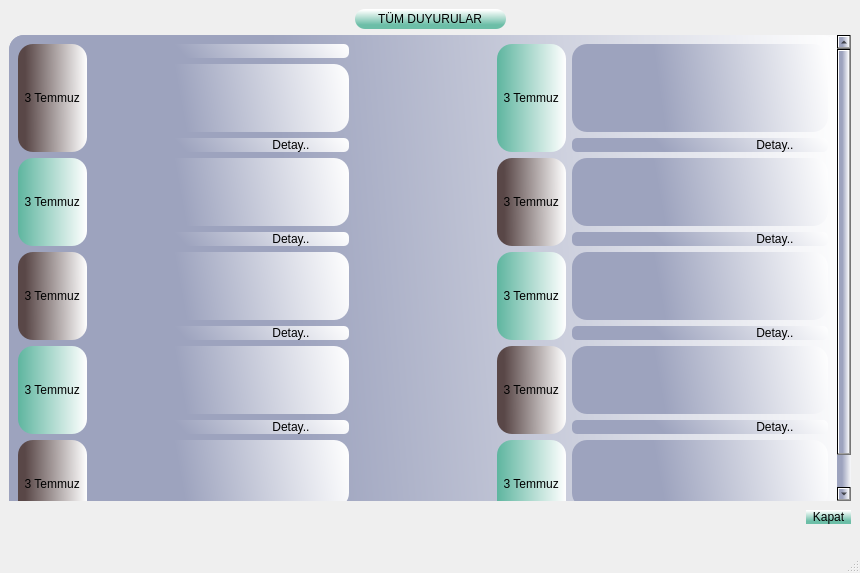
<?xml version="1.0" encoding="UTF-8"?>
<ui version="4.0">
 <class>MainWindow</class>
 <widget class="QMainWindow" name="MainWindow">
  <property name="geometry">
   <rect>
    <x>0</x>
    <y>0</y>
    <width>860</width>
    <height>573</height>
   </rect>
  </property>
  <property name="windowTitle">
   <string>MainWindow</string>
  </property>
  <widget class="QWidget" name="centralwidget">
   <property name="styleSheet">
    <string notr="true">#centralwidget{
border-image: url(:/deneme2/deneme2.jpg);}</string>
   </property>
   <layout class="QVBoxLayout" name="verticalLayout_13">
    <item>
     <layout class="QVBoxLayout" name="verticalLayout_2">
      <property name="bottomMargin">
       <number>15</number>
      </property>
      <item>
       <layout class="QHBoxLayout" name="horizontalLayout_7">
        <item>
         <spacer name="horizontalSpacer_8">
          <property name="orientation">
           <enum>Qt::Horizontal</enum>
          </property>
          <property name="sizeHint" stdset="0">
           <size>
            <width>40</width>
            <height>20</height>
           </size>
          </property>
         </spacer>
        </item>
        <item>
         <widget class="QLabel" name="Tum_Duyurular">
          <property name="styleSheet">
           <string notr="true">font: 75 18pt &quot;MS Shell Dlg 2&quot;;
background-color: qlineargradient(spread:pad, x1:0.507463, y1:0.79, x2:0.507, y2:0.0511364, stop:0 rgba(108, 190, 167, 255), stop:1 rgba(255, 255, 255, 255));
border-radius:10px;</string>
          </property>
          <property name="text">
           <string>       TÜM DUYURULAR       </string>
          </property>
         </widget>
        </item>
        <item>
         <spacer name="horizontalSpacer_7">
          <property name="orientation">
           <enum>Qt::Horizontal</enum>
          </property>
          <property name="sizeHint" stdset="0">
           <size>
            <width>40</width>
            <height>20</height>
           </size>
          </property>
         </spacer>
        </item>
       </layout>
      </item>
      <item>
       <widget class="QScrollArea" name="scrollArea">
        <property name="styleSheet">
         <string notr="true">background-color: qlineargradient(spread:pad, x1:0.304, y1:0.0340909, x2:1, y2:0, stop:0.0199005 rgba(157, 163, 190, 255), stop:1 rgba(255, 255, 255, 255));
border-radius:15px;</string>
        </property>
        <property name="widgetResizable">
         <bool>true</bool>
        </property>
        <widget class="QWidget" name="scrollAreaWidgetContents">
         <property name="geometry">
          <rect>
           <x>0</x>
           <y>0</y>
           <width>815</width>
           <height>663</height>
          </rect>
         </property>
         <layout class="QVBoxLayout" name="verticalLayout">
          <item>
           <layout class="QHBoxLayout" name="horizontalLayout_3">
            <item>
             <widget class="QLabel" name="Tarih1">
              <property name="styleSheet">
               <string notr="true">background-color: qlineargradient(spread:pad, x1:0.1, y1:0.00568182, x2:1, y2:0, stop:0 rgba(89, 71, 71, 255), stop:1 rgba(255, 255, 255, 255));
font: 75 8pt &quot;MS Shell Dlg 2&quot;;
border-radius:15px;</string>
              </property>
              <property name="text">
               <string>  3 Temmuz  </string>
              </property>
             </widget>
            </item>
            <item>
             <layout class="QVBoxLayout" name="verticalLayout_3" stretch="0,0,0">
              <item>
               <widget class="QLabel" name="Duyuru_Baslik_1">
                <property name="styleSheet">
                 <string notr="true">font: 75 10pt &quot;MS Shell Dlg 2&quot;;

border-radius:5px;</string>
                </property>
                <property name="text">
                 <string/>
                </property>
               </widget>
              </item>
              <item>
               <widget class="QPlainTextEdit" name="Duyuru_1"/>
              </item>
              <item>
               <widget class="QPushButton" name="Detay1">
                <property name="styleSheet">
                 <string notr="true">font: 75 10pt &quot;MS Shell Dlg 2&quot;;

border-radius:5px;

</string>
                </property>
                <property name="text">
                 <string>                                          Detay..</string>
                </property>
               </widget>
              </item>
             </layout>
            </item>
            <item>
             <spacer name="horizontalSpacer_3">
              <property name="orientation">
               <enum>Qt::Horizontal</enum>
              </property>
              <property name="sizeHint" stdset="0">
               <size>
                <width>40</width>
                <height>20</height>
               </size>
              </property>
             </spacer>
            </item>
            <item>
             <widget class="QLabel" name="Tarih2">
              <property name="styleSheet">
               <string notr="true">background-color: qlineargradient(spread:pad, x1:0, y1:0, x2:1, y2:0, stop:0 rgba(94, 181, 159, 255), stop:1 rgba(255, 255, 255, 255));
font: 75 8pt &quot;MS Shell Dlg 2&quot;;
border-radius:15px;</string>
              </property>
              <property name="text">
               <string>  3 Temmuz  </string>
              </property>
             </widget>
            </item>
            <item>
             <layout class="QVBoxLayout" name="verticalLayout_4">
              <item>
               <widget class="QTextEdit" name="Duyuru_2"/>
              </item>
              <item>
               <widget class="QPushButton" name="Detay2">
                <property name="styleSheet">
                 <string notr="true">font: 75 10pt &quot;MS Shell Dlg 2&quot;;

border-radius:5px;</string>
                </property>
                <property name="text">
                 <string>                                             Detay..</string>
                </property>
               </widget>
              </item>
             </layout>
            </item>
           </layout>
          </item>
          <item>
           <layout class="QHBoxLayout" name="horizontalLayout">
            <item>
             <widget class="QLabel" name="Tarih3">
              <property name="styleSheet">
               <string notr="true">background-color: qlineargradient(spread:pad, x1:0, y1:0, x2:1, y2:0, stop:0 rgba(94, 181, 159, 255), stop:1 rgba(255, 255, 255, 255));
font: 75 8pt &quot;MS Shell Dlg 2&quot;;
border-radius:15px;</string>
              </property>
              <property name="text">
               <string>  3 Temmuz  </string>
              </property>
             </widget>
            </item>
            <item>
             <layout class="QVBoxLayout" name="verticalLayout_11">
              <item>
               <widget class="QTextEdit" name="Duyuru_3"/>
              </item>
              <item>
               <widget class="QPushButton" name="Detay3">
                <property name="styleSheet">
                 <string notr="true">font: 75 10pt &quot;MS Shell Dlg 2&quot;;

border-radius:5px;</string>
                </property>
                <property name="text">
                 <string>                                          Detay..</string>
                </property>
               </widget>
              </item>
             </layout>
            </item>
            <item>
             <spacer name="horizontalSpacer">
              <property name="orientation">
               <enum>Qt::Horizontal</enum>
              </property>
              <property name="sizeHint" stdset="0">
               <size>
                <width>40</width>
                <height>20</height>
               </size>
              </property>
             </spacer>
            </item>
            <item>
             <widget class="QLabel" name="Tarih4">
              <property name="styleSheet">
               <string notr="true">background-color: qlineargradient(spread:pad, x1:0.1, y1:0.00568182, x2:1, y2:0, stop:0 rgba(89, 71, 71, 255), stop:1 rgba(255, 255, 255, 255));
font: 75 8pt &quot;MS Shell Dlg 2&quot;;
border-radius:15px;</string>
              </property>
              <property name="text">
               <string>  3 Temmuz  </string>
              </property>
             </widget>
            </item>
            <item>
             <layout class="QVBoxLayout" name="verticalLayout_5">
              <item>
               <widget class="QTextEdit" name="Duyuru_4"/>
              </item>
              <item>
               <widget class="QPushButton" name="Detay4">
                <property name="styleSheet">
                 <string notr="true">font: 75 10pt &quot;MS Shell Dlg 2&quot;;

border-radius:5px;

</string>
                </property>
                <property name="text">
                 <string>                                             Detay..</string>
                </property>
               </widget>
              </item>
             </layout>
            </item>
           </layout>
          </item>
          <item>
           <layout class="QHBoxLayout" name="horizontalLayout_2">
            <item>
             <widget class="QLabel" name="Tarih5">
              <property name="styleSheet">
               <string notr="true">background-color: qlineargradient(spread:pad, x1:0.1, y1:0.00568182, x2:1, y2:0, stop:0 rgba(89, 71, 71, 255), stop:1 rgba(255, 255, 255, 255));
font: 75 8pt &quot;MS Shell Dlg 2&quot;;
border-radius:15px;</string>
              </property>
              <property name="text">
               <string>  3 Temmuz  </string>
              </property>
             </widget>
            </item>
            <item>
             <layout class="QVBoxLayout" name="verticalLayout_7">
              <item>
               <widget class="QTextEdit" name="Duyuru_5"/>
              </item>
              <item>
               <widget class="QPushButton" name="Detay5">
                <property name="styleSheet">
                 <string notr="true">font: 75 10pt &quot;MS Shell Dlg 2&quot;;

border-radius:5px;

</string>
                </property>
                <property name="text">
                 <string>                                          Detay..</string>
                </property>
               </widget>
              </item>
             </layout>
            </item>
            <item>
             <spacer name="horizontalSpacer_2">
              <property name="orientation">
               <enum>Qt::Horizontal</enum>
              </property>
              <property name="sizeHint" stdset="0">
               <size>
                <width>40</width>
                <height>20</height>
               </size>
              </property>
             </spacer>
            </item>
            <item>
             <widget class="QLabel" name="Tarih6">
              <property name="styleSheet">
               <string notr="true">background-color: qlineargradient(spread:pad, x1:0, y1:0, x2:1, y2:0, stop:0 rgba(94, 181, 159, 255), stop:1 rgba(255, 255, 255, 255));
font: 75 8pt &quot;MS Shell Dlg 2&quot;;
border-radius:15px;</string>
              </property>
              <property name="text">
               <string>  3 Temmuz  </string>
              </property>
             </widget>
            </item>
            <item>
             <layout class="QVBoxLayout" name="verticalLayout_8">
              <item>
               <widget class="QTextEdit" name="Duyuru_6"/>
              </item>
              <item>
               <widget class="QPushButton" name="Detay6">
                <property name="styleSheet">
                 <string notr="true">font: 75 10pt &quot;MS Shell Dlg 2&quot;;

border-radius:5px;</string>
                </property>
                <property name="text">
                 <string>                                             Detay..</string>
                </property>
               </widget>
              </item>
             </layout>
            </item>
           </layout>
          </item>
          <item>
           <layout class="QHBoxLayout" name="horizontalLayout_5">
            <item>
             <widget class="QLabel" name="Tarih7">
              <property name="styleSheet">
               <string notr="true">background-color: qlineargradient(spread:pad, x1:0, y1:0, x2:1, y2:0, stop:0 rgba(94, 181, 159, 255), stop:1 rgba(255, 255, 255, 255));
font: 75 8pt &quot;MS Shell Dlg 2&quot;;
border-radius:15px;</string>
              </property>
              <property name="text">
               <string>  3 Temmuz  </string>
              </property>
             </widget>
            </item>
            <item>
             <layout class="QVBoxLayout" name="verticalLayout_9">
              <item>
               <widget class="QTextEdit" name="Duyuru_7"/>
              </item>
              <item>
               <widget class="QPushButton" name="Detay7">
                <property name="styleSheet">
                 <string notr="true">font: 75 10pt &quot;MS Shell Dlg 2&quot;;

border-radius:5px;</string>
                </property>
                <property name="text">
                 <string>                                          Detay..</string>
                </property>
               </widget>
              </item>
             </layout>
            </item>
            <item>
             <spacer name="horizontalSpacer_5">
              <property name="orientation">
               <enum>Qt::Horizontal</enum>
              </property>
              <property name="sizeHint" stdset="0">
               <size>
                <width>40</width>
                <height>20</height>
               </size>
              </property>
             </spacer>
            </item>
            <item>
             <widget class="QLabel" name="Tarih8">
              <property name="styleSheet">
               <string notr="true">background-color: qlineargradient(spread:pad, x1:0.1, y1:0.00568182, x2:1, y2:0, stop:0 rgba(89, 71, 71, 255), stop:1 rgba(255, 255, 255, 255));
font: 75 8pt &quot;MS Shell Dlg 2&quot;;
border-radius:15px;</string>
              </property>
              <property name="text">
               <string>  3 Temmuz  </string>
              </property>
             </widget>
            </item>
            <item>
             <layout class="QVBoxLayout" name="verticalLayout_6">
              <item>
               <widget class="QTextEdit" name="Duyuru_8"/>
              </item>
              <item>
               <widget class="QPushButton" name="Detay8">
                <property name="styleSheet">
                 <string notr="true">font: 75 10pt &quot;MS Shell Dlg 2&quot;;

border-radius:5px;

</string>
                </property>
                <property name="text">
                 <string>                                             Detay..</string>
                </property>
               </widget>
              </item>
             </layout>
            </item>
           </layout>
          </item>
          <item>
           <layout class="QHBoxLayout" name="horizontalLayout_6">
            <item>
             <widget class="QLabel" name="Tarih9">
              <property name="styleSheet">
               <string notr="true">background-color: qlineargradient(spread:pad, x1:0.1, y1:0.00568182, x2:1, y2:0, stop:0 rgba(89, 71, 71, 255), stop:1 rgba(255, 255, 255, 255));
font: 75 8pt &quot;MS Shell Dlg 2&quot;;
border-radius:15px;</string>
              </property>
              <property name="text">
               <string>  3 Temmuz  </string>
              </property>
             </widget>
            </item>
            <item>
             <layout class="QVBoxLayout" name="verticalLayout_10">
              <item>
               <widget class="QTextEdit" name="Duyuru_9"/>
              </item>
              <item>
               <widget class="QPushButton" name="Detay9">
                <property name="styleSheet">
                 <string notr="true">font: 75 10pt &quot;MS Shell Dlg 2&quot;;

border-radius:5px;

</string>
                </property>
                <property name="text">
                 <string>                                          Detay..</string>
                </property>
               </widget>
              </item>
             </layout>
            </item>
            <item>
             <spacer name="horizontalSpacer_6">
              <property name="orientation">
               <enum>Qt::Horizontal</enum>
              </property>
              <property name="sizeHint" stdset="0">
               <size>
                <width>40</width>
                <height>20</height>
               </size>
              </property>
             </spacer>
            </item>
            <item>
             <widget class="QLabel" name="Tarih10">
              <property name="styleSheet">
               <string notr="true">background-color: qlineargradient(spread:pad, x1:0, y1:0, x2:1, y2:0, stop:0 rgba(94, 181, 159, 255), stop:1 rgba(255, 255, 255, 255));
font: 75 8pt &quot;MS Shell Dlg 2&quot;;
border-radius:15px;</string>
              </property>
              <property name="text">
               <string>  3 Temmuz  </string>
              </property>
             </widget>
            </item>
            <item>
             <layout class="QVBoxLayout" name="verticalLayout_12">
              <item>
               <widget class="QTextEdit" name="Duyuru_10"/>
              </item>
              <item>
               <widget class="QPushButton" name="Detay10">
                <property name="styleSheet">
                 <string notr="true">font: 75 10pt &quot;MS Shell Dlg 2&quot;;

border-radius:5px;</string>
                </property>
                <property name="text">
                 <string>                                             Detay..</string>
                </property>
               </widget>
              </item>
             </layout>
            </item>
           </layout>
          </item>
         </layout>
        </widget>
       </widget>
      </item>
      <item>
       <layout class="QHBoxLayout" name="horizontalLayout_4">
        <item>
         <spacer name="horizontalSpacer_4">
          <property name="orientation">
           <enum>Qt::Horizontal</enum>
          </property>
          <property name="sizeHint" stdset="0">
           <size>
            <width>40</width>
            <height>20</height>
           </size>
          </property>
         </spacer>
        </item>
        <item>
         <widget class="QPushButton" name="kapat">
          <property name="styleSheet">
           <string notr="true">background-color: qlineargradient(spread:pad, x1:0.507463, y1:0.79, x2:0.507, y2:0.0511364, stop:0 rgba(108, 190, 167, 255), stop:1 rgba(255, 255, 255, 255));
font: 75 16pt &quot;MS Shell Dlg 2&quot;;
border-radius:10px;</string>
          </property>
          <property name="text">
           <string>  Kapat  </string>
          </property>
         </widget>
        </item>
       </layout>
      </item>
     </layout>
    </item>
   </layout>
  </widget>
  <widget class="QMenuBar" name="menubar">
   <property name="geometry">
    <rect>
     <x>0</x>
     <y>0</y>
     <width>860</width>
     <height>26</height>
    </rect>
   </property>
  </widget>
  <widget class="QStatusBar" name="statusbar"/>
 </widget>
 <resources>
  <include location="deneme.qrc"/>
 </resources>
 <connections/>
</ui>
